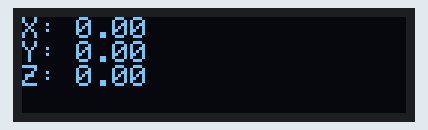
This sketch was run on a simulated Raspberry Pi Pico. Parts: 128×32 one-colour display.

Above: at 0.1 s.

The sketch:

DisplayAccel.ino
```cpp
#include <SPI.h>
#include <Wire.h>
#include <Adafruit_GFX.h>
#include <Adafruit_SSD1306.h>

// global values for OLED
#define SCREEN_WIDTH 128 // OLED display width, in pixels
#define SCREEN_HEIGHT 32 // OLED display height, in pixels

// On an arduino LEONARDO:   2(SDA),  3(SCL), ...
#define OLED_RESET     -1 // Reset pin # (or -1 if sharing Arduino reset pin)
#define SCREEN_ADDRESS 0x3C ///< See datasheet for Address; 0x3D for 128x64, 0x3C for 128x32
Adafruit_SSD1306 display(SCREEN_WIDTH, SCREEN_HEIGHT, &Wire, OLED_RESET);

// constants for SPI w/ Accelerometer
int MOSIpin = 3;
int CLKpin = 2;
int CSpin = 1;
int MISOpin = 0;

SPISettings spisettings(1000000, MSBFIRST, SPI_MODE0);

void setup() {
    // put your setup code here, to run once:
    Serial.begin(115200);

    pinMode(CSpin, OUTPUT);
    SPI.setRX(MISOpin);
    SPI.setTX(MOSIpin);
    SPI.setSCK(CLKpin);
    SPI.begin();

    Wire.setSDA(16);
    Wire.setSCL(17);
    Wire.begin();

    digitalWrite(CSpin,LOW);
    SPI.transfer(0b00100000);  //CTRL_REG1
    SPI.transfer(0b01110111);  //400Hz XYZ axes enabled
    digitalWrite(CSpin,HIGH);

    digitalWrite(CSpin,LOW);
    SPI.transfer(0b00100011);  //CTRL_REG4
    SPI.transfer(0b10001000);  //Block Data Update, +/-2g, High Res
    digitalWrite(CSpin,HIGH);

    if (!display.begin(SSD1306_SWITCHCAPVCC, SCREEN_ADDRESS)) {
        Serial.println("SSD1306 allocation failed");
        while (1);
    }
    display.clearDisplay();
    display.display();
}

void loop() {
    float accelData[3];

    getAllAccel(accelData);

    displayData(accelData[0], accelData[1], accelData[2]);
    delay(100);
}

void getAllAccel(float *addressPointer) {
    digitalWrite(CSpin,LOW);
    SPI.transfer(0b11101000);

    byte xAccelByte1 = SPI.transfer(0b00000000);
    byte xAccelByte2 = SPI.transfer(0b00000000);
    byte yAccelByte1 = SPI.transfer(0b00000000);
    byte yAccelByte2 = SPI.transfer(0b00000000);
    byte zAccelByte1 = SPI.transfer(0b00000000);
    byte zAccelByte2 = SPI.transfer(0b00000000);
    digitalWrite(CSpin,HIGH);

    int16_t twoByteXAccel = xAccelByte1 + (xAccelByte2 << 8);
    *addressPointer = twoByteXAccel*2.0/32768.0;
    addressPointer++;
    int16_t twoByteYAccel = yAccelByte1 + (yAccelByte2 << 8);
    *addressPointer = twoByteYAccel*2.0/32768.0;
    addressPointer++;
    int16_t twoByteZAccel = zAccelByte1 + (zAccelByte2 << 8);
    *addressPointer = twoByteZAccel*2.0/32768.0;
}

void displayData(float x, float y, float z){
    display.clearDisplay();

    display.setTextSize(1);      // Normal 1:1 pixel scale
    display.setTextColor(SSD1306_WHITE); // Draw white text

    display.setCursor(0, 0);     // Start at top-left corner
    display.print(F("X: "));
    display.println(x,2);
    display.print(F("Y: "));
    display.println(y,2);
    display.print(F("Z: "));
    display.println(z,2);
    display.display();
}
```
